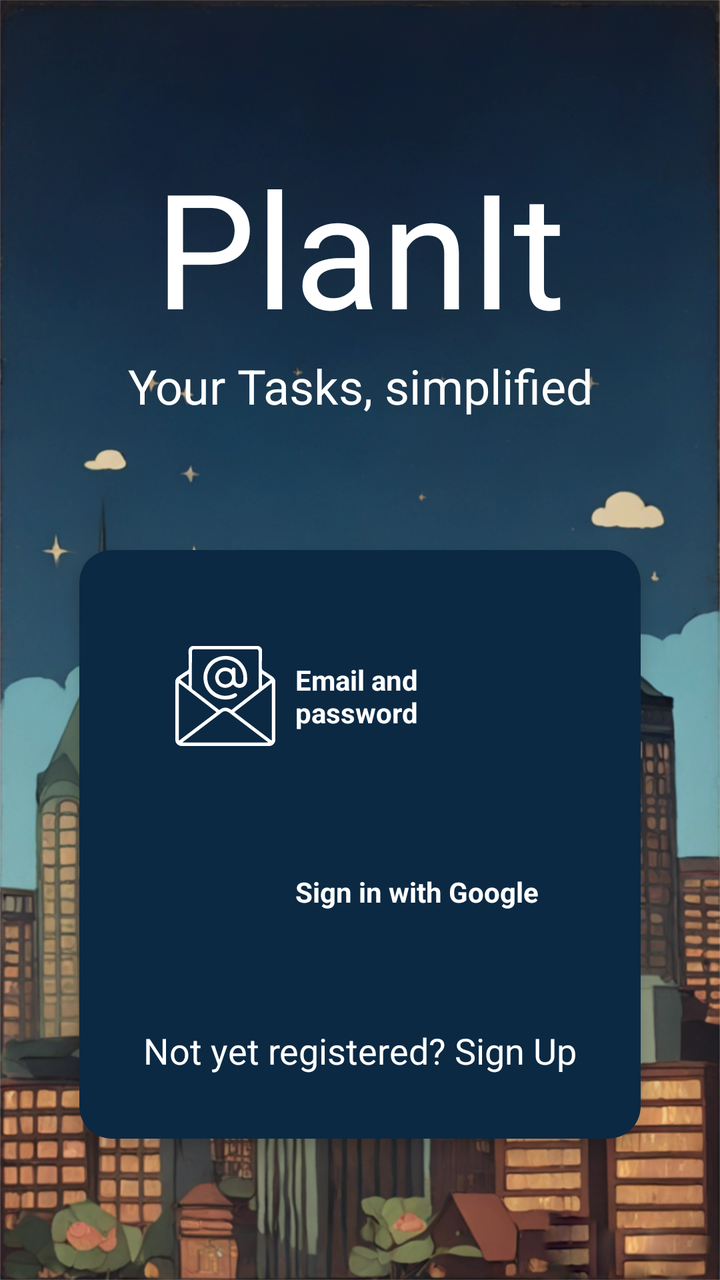
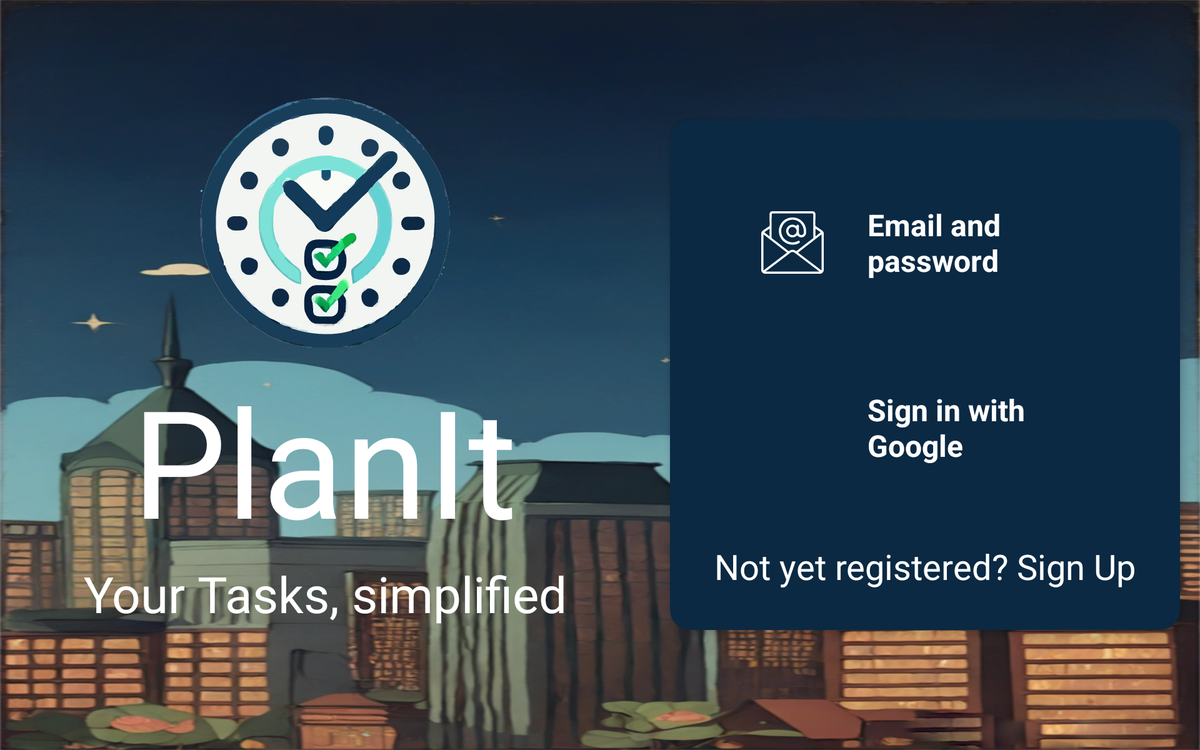

An Android layout and its configuration variant, each rendered on a device that would load it. The default file and the variant file are quoted in full after the pictures.
<!-- AndroidManifest.xml: application theme Theme.PlanIt -->
<!-- res/layout/activity_main.xml -->
<?xml version="1.0" encoding="utf-8"?>
<LinearLayout xmlns:android="http://schemas.android.com/apk/res/android"
    xmlns:app="http://schemas.android.com/apk/res-auto"
    xmlns:tools="http://schemas.android.com/tools"
    android:id="@+id/main"
    android:layout_width="match_parent"
    android:layout_height="match_parent"
    android:background="@drawable/background_main_activity"
    android:gravity="center_horizontal"
    android:orientation="vertical"
    tools:context=".view.MainActivity">

    <TextView
        android:id="@+id/tvTitle"
        android:layout_width="match_parent"
        android:layout_height="wrap_content"
        android:layout_marginTop="70dp"
        android:text="@string/app_name"
        android:textAlignment="center"
        android:textColor="@color/white"
        android:textSize="80sp"
        tools:text="@string/app_name" />

    <TextView
        android:id="@+id/tvSubtitle"
        android:layout_width="match_parent"
        android:layout_height="wrap_content"
        android:layout_marginBottom="50dp"
        android:text="@string/app_subtitle"
        android:textAlignment="center"
        android:textColor="@color/white"
        android:textSize="24sp"
        tools:text="@string/app_subtitle" />

    <androidx.cardview.widget.CardView
        android:layout_width="wrap_content"
        android:layout_height="wrap_content"
        android:layout_margin="16dp"
        app:cardBackgroundColor="@color/my_light_primary"
        app:cardCornerRadius="16dp"
        app:cardElevation="5dp">

        <LinearLayout
            android:layout_width="wrap_content"
            android:layout_height="wrap_content"
            android:orientation="vertical"
            android:padding="24dp">

            <LinearLayout
                android:layout_width="match_parent"
                android:layout_height="match_parent"
                android:gravity="center"
                android:orientation="horizontal"
                android:padding="24dp"
                tools:ignore="UseCompoundDrawables">

                <ImageButton
                    android:id="@+id/ibMail"
                    android:layout_width="50dp"
                    android:layout_height="50dp"
                    android:layout_weight="0"
                    android:background="@color/my_light_primary"
                    android:contentDescription="@string/email_and_password"
                    android:src="@drawable/mail_white"
                    tools:ignore="DuplicateSpeakableTextCheck" />

                <TextView
                    android:id="@+id/tvMail"
                    android:layout_width="0dp"
                    android:layout_height="wrap_content"
                    android:layout_marginStart="10dp"
                    android:layout_weight="1"
                    android:text="@string/email_and_password"
                    android:textColor="@color/white"
                    android:textStyle="bold"
                    tools:text="@string/email_and_password" />

            </LinearLayout>

            <LinearLayout
                android:layout_width="match_parent"
                android:layout_height="match_parent"
                android:gravity="center"
                android:orientation="horizontal"
                android:padding="24dp"
                tools:ignore="UseCompoundDrawables">

                <ImageButton
                    android:id="@+id/ibSignInWithGoogle"
                    android:layout_width="50dp"
                    android:layout_height="50dp"
                    android:layout_weight="0"
                    android:background="@drawable/googleg_standard_color_18"
                    android:contentDescription="@string/Google"
                    tools:ignore="SpeakableTextPresentCheck,DuplicateSpeakableTextCheck" />

                <TextView
                    android:id="@+id/tvSignInGoogle"
                    android:layout_width="0dp"
                    android:layout_height="wrap_content"
                    android:layout_marginStart="10dp"
                    android:layout_weight="1"
                    android:text="@string/Google"
                    android:textColor="@color/white"
                    android:textSize="14sp"
                    android:textStyle="bold"
                    tools:text="@string/Google" />

            </LinearLayout>

            <TextView
                android:id="@+id/tvSignUpMain"
                android:layout_width="wrap_content"
                android:layout_height="wrap_content"
                android:layout_gravity="center"
                android:layout_marginTop="10dp"
                android:padding="8dp"
                android:text="@string/not_yet_registered_sign_up"
                android:textColor="@color/white"
                android:textSize="18sp" />

        </LinearLayout>
    </androidx.cardview.widget.CardView>
</LinearLayout>
<!-- resources referenced by this layout -->
<resources>
  <color name="my_light_primary">#0B2943</color>
  <color name="white">#FFFFFFFF</color>
  <!-- drawable background_main_activity: webp bitmap (drawable, 285094 bytes) -->
  <!-- drawable mail_white: vector/xml drawable (drawable, 15637 chars, omitted) -->
  <string name="Google">Sign in with Google</string>
  <string name="app_name">PlanIt</string>
  <string name="app_subtitle" translatable="false">Your Tasks, simplified</string>
  <string name="email_and_password">Email and password</string>
  <string name="not_yet_registered_sign_up">Not yet registered? Sign Up</string>
  <style name="Theme.PlanIt" parent="Base.Theme.PlanIt" />
  <style name="Base.Theme.PlanIt" parent="Theme.AppCompat.DayNight.DarkActionBar">
          
          
      </style>
</resources>
<!-- res/layout-sw600dp-land/activity_main.xml (the repository's variant of the layout above) -->
<!-- drawn on a 7-inch tablet turned sideways -->
<?xml version="1.0" encoding="utf-8"?>
<LinearLayout xmlns:android="http://schemas.android.com/apk/res/android"
    xmlns:app="http://schemas.android.com/apk/res-auto"
    xmlns:tools="http://schemas.android.com/tools"
    android:id="@+id/signUp"
    android:layout_width="match_parent"
    android:layout_height="match_parent"
    android:background="@drawable/background_main_activity"
    android:baselineAligned="true"
    android:gravity="center"
    android:orientation="horizontal"
    tools:context=".view.MainActivity">

    <LinearLayout
        android:layout_width="0dp"
        android:layout_height="match_parent"
        android:layout_margin="40dp"
        android:layout_weight="1"
        android:gravity="center"
        android:orientation="vertical">

        <ImageView
            android:id="@+id/imageView"
            android:layout_width="200dp"
            android:layout_height="200dp"
            app:srcCompat="@drawable/logo"
            tools:ignore="ContentDescription" />

        <TextView
            android:id="@+id/tvTitle"
            android:layout_width="wrap_content"
            android:layout_height="wrap_content"
            android:layout_marginTop="10dp"
            android:text="@string/app_name"
            android:textAlignment="center"
            android:textColor="@color/white"
            android:textSize="120sp"
            tools:text="@string/app_name" />

        <TextView
            android:id="@+id/tvSubtitle"
            android:layout_width="wrap_content"
            android:layout_height="wrap_content"
            android:layout_marginBottom="20dp"
            android:text="@string/app_subtitle"
            android:textAlignment="center"
            android:textColor="@color/white"
            android:textSize="40sp"
            tools:text="@string/app_subtitle" />
    </LinearLayout>

    <LinearLayout
        android:layout_width="0dp"
        android:layout_height="match_parent"
        android:layout_weight="1"
        android:gravity="center"
        android:orientation="vertical">

        <androidx.cardview.widget.CardView
            android:layout_width="wrap_content"
            android:layout_height="wrap_content"
            android:layout_margin="16dp"
            app:cardBackgroundColor="@color/my_light_primary"
            app:cardCornerRadius="16dp"
            app:cardElevation="5dp">

            <LinearLayout
                android:layout_width="wrap_content"
                android:layout_height="wrap_content"
                android:orientation="vertical"
                android:padding="24dp">

                <LinearLayout
                    android:layout_width="wrap_content"
                    android:layout_height="wrap_content"
                    android:gravity="center"
                    android:orientation="horizontal"
                    android:padding="24dp"
                    tools:ignore="UseCompoundDrawables">

                    <ImageButton
                        android:id="@+id/ibMail"
                        android:layout_width="100dp"
                        android:layout_height="100dp"
                        android:layout_weight="0"
                        android:background="@color/my_light_primary"
                        android:contentDescription="@string/email_and_password"
                        android:src="@drawable/mail_white"
                        tools:ignore="DuplicateSpeakableTextCheck" />

                    <TextView
                        android:id="@+id/tvMail"
                        android:layout_width="0dp"
                        android:layout_height="wrap_content"
                        android:layout_marginStart="10dp"
                        android:layout_weight="1"
                        android:text="@string/email_and_password"
                        android:textColor="@color/white"
                        android:textSize="24sp"
                        android:textStyle="bold"
                        tools:text="@string/email_and_password" />

                </LinearLayout>

                <LinearLayout
                    android:layout_width="wrap_content"
                    android:layout_height="wrap_content"
                    android:gravity="center"
                    android:orientation="horizontal"
                    android:padding="24dp"
                    tools:ignore="UseCompoundDrawables">

                    <ImageButton
                        android:id="@+id/ibSignInWithGoogle"
                        android:layout_width="100dp"
                        android:layout_height="100dp"
                        android:layout_weight="0"
                        android:background="@drawable/googleg_standard_color_18"
                        android:contentDescription="@string/Google"
                        tools:ignore="SpeakableTextPresentCheck,DuplicateSpeakableTextCheck" />

                    <TextView
                        android:id="@+id/tvSignInGoogle"
                        android:layout_width="0dp"
                        android:layout_height="wrap_content"
                        android:layout_marginStart="10dp"
                        android:layout_weight="1"
                        android:text="@string/Google"
                        android:textColor="@color/white"
                        android:textSize="24sp"
                        android:textStyle="bold"
                        tools:text="@string/Google" />

                </LinearLayout>

                <TextView
                    android:id="@+id/tvSignUpMain"
                    android:layout_width="wrap_content"
                    android:layout_height="wrap_content"
                    android:layout_gravity="center"
                    android:layout_marginTop="10dp"
                    android:padding="8dp"
                    android:text="@string/not_yet_registered_sign_up"
                    android:textColor="@color/white"
                    android:textSize="28sp" />

            </LinearLayout>
        </androidx.cardview.widget.CardView>
    </LinearLayout>

</LinearLayout>
<!-- resources referenced by the variant -->
<!-- as a 7-inch tablet turned sideways resolves them -->
<resources>
  <color name="my_light_primary">#0B2943</color>
  <color name="white">#FFFFFFFF</color>
  <!-- drawable background_main_activity: webp bitmap (drawable, 285094 bytes) -->
  <!-- drawable logo: png bitmap (drawable, 158199 bytes) -->
  <!-- drawable mail_white: vector/xml drawable (drawable, 15637 chars, omitted) -->
  <string name="Google">Sign in with Google</string>
  <string name="app_name">PlanIt</string>
  <string name="app_subtitle" translatable="false">Your Tasks, simplified</string>
  <string name="email_and_password">Email and password</string>
  <string name="not_yet_registered_sign_up">Not yet registered? Sign Up</string>
  <style name="Theme.PlanIt" parent="Base.Theme.PlanIt" />
  <style name="Base.Theme.PlanIt" parent="Theme.AppCompat.DayNight.DarkActionBar">
          
          
      </style>
</resources>
